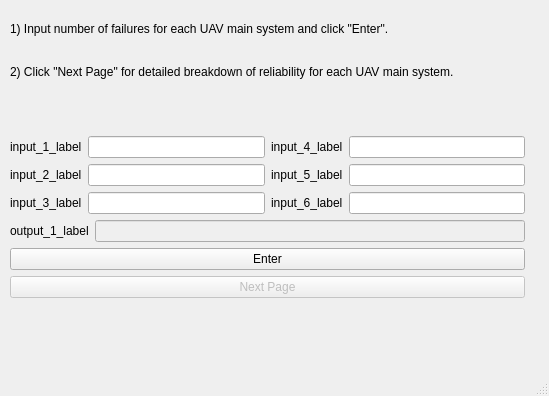
<?xml version="1.0" encoding="UTF-8"?>
<ui version="4.0">
 <class>MainWindow</class>
 <widget class="QMainWindow" name="MainWindow">
  <property name="geometry">
   <rect>
    <x>0</x>
    <y>0</y>
    <width>549</width>
    <height>396</height>
   </rect>
  </property>
  <property name="sizePolicy">
   <sizepolicy hsizetype="MinimumExpanding" vsizetype="MinimumExpanding">
    <horstretch>0</horstretch>
    <verstretch>0</verstretch>
   </sizepolicy>
  </property>
  <property name="windowTitle">
   <string>MainWindow</string>
  </property>
  <widget class="QWidget" name="centralwidget">
   <widget class="QWidget" name="verticalLayoutWidget">
    <property name="geometry">
     <rect>
      <x>10</x>
      <y>10</y>
      <width>515</width>
      <height>331</height>
     </rect>
    </property>
    <layout class="QVBoxLayout" name="verticalLayout_3">
     <property name="sizeConstraint">
      <enum>QLayout::SetMinimumSize</enum>
     </property>
     <item>
      <widget class="QLabel" name="mainLabel">
       <property name="text">
        <string>1) Input number of failures for each UAV main system and click &quot;Enter&quot;.</string>
       </property>
      </widget>
     </item>
     <item>
      <widget class="QLabel" name="mainLabel_2">
       <property name="text">
        <string>2) Click &quot;Next Page&quot; for detailed breakdown of reliability for each UAV main system.</string>
       </property>
      </widget>
     </item>
     <item>
      <spacer name="verticalSpacer">
       <property name="orientation">
        <enum>Qt::Vertical</enum>
       </property>
       <property name="sizeType">
        <enum>QSizePolicy::Minimum</enum>
       </property>
       <property name="sizeHint" stdset="0">
        <size>
         <width>20</width>
         <height>40</height>
        </size>
       </property>
      </spacer>
     </item>
     <item>
      <layout class="QHBoxLayout" name="horizontalLayout_3">
       <item>
        <layout class="QFormLayout" name="formLayout_3">
         <item row="0" column="1">
          <widget class="QLineEdit" name="input_1"/>
         </item>
         <item row="1" column="0">
          <widget class="QLabel" name="input_2_label">
           <property name="text">
            <string>input_2_label</string>
           </property>
          </widget>
         </item>
         <item row="1" column="1">
          <widget class="QLineEdit" name="input_2"/>
         </item>
         <item row="2" column="0">
          <widget class="QLabel" name="input_3_label">
           <property name="text">
            <string>input_3_label</string>
           </property>
          </widget>
         </item>
         <item row="2" column="1">
          <widget class="QLineEdit" name="input_3"/>
         </item>
         <item row="0" column="0">
          <widget class="QLabel" name="input_1_label">
           <property name="text">
            <string>input_1_label</string>
           </property>
          </widget>
         </item>
        </layout>
       </item>
       <item>
        <layout class="QFormLayout" name="formLayout_2">
         <item row="0" column="0">
          <widget class="QLabel" name="input_4_label">
           <property name="text">
            <string>input_4_label</string>
           </property>
          </widget>
         </item>
         <item row="0" column="1">
          <widget class="QLineEdit" name="input_4"/>
         </item>
         <item row="1" column="0">
          <widget class="QLabel" name="input_5_label">
           <property name="text">
            <string>input_5_label</string>
           </property>
          </widget>
         </item>
         <item row="1" column="1">
          <widget class="QLineEdit" name="input_5"/>
         </item>
         <item row="2" column="0">
          <widget class="QLabel" name="input_6_label">
           <property name="text">
            <string>input_6_label</string>
           </property>
          </widget>
         </item>
         <item row="2" column="1">
          <widget class="QLineEdit" name="input_6"/>
         </item>
        </layout>
       </item>
      </layout>
     </item>
     <item>
      <layout class="QHBoxLayout" name="horizontalLayout_2">
       <item>
        <widget class="QLabel" name="output_1_label">
         <property name="text">
          <string>output_1_label</string>
         </property>
        </widget>
       </item>
       <item>
        <widget class="QLineEdit" name="output_1">
         <property name="enabled">
          <bool>false</bool>
         </property>
         <property name="cursor">
          <cursorShape>IBeamCursor</cursorShape>
         </property>
        </widget>
       </item>
      </layout>
     </item>
     <item>
      <widget class="QPushButton" name="enter_button">
       <property name="text">
        <string>Enter</string>
       </property>
      </widget>
     </item>
     <item>
      <widget class="QPushButton" name="next_button">
       <property name="enabled">
        <bool>false</bool>
       </property>
       <property name="text">
        <string>Next Page</string>
       </property>
      </widget>
     </item>
     <item>
      <widget class="QLabel" name="error_message">
       <property name="text">
        <string/>
       </property>
      </widget>
     </item>
    </layout>
   </widget>
  </widget>
  <widget class="QMenuBar" name="menubar">
   <property name="geometry">
    <rect>
     <x>0</x>
     <y>0</y>
     <width>549</width>
     <height>22</height>
    </rect>
   </property>
  </widget>
  <widget class="QStatusBar" name="statusbar"/>
 </widget>
 <resources/>
 <connections/>
</ui>
